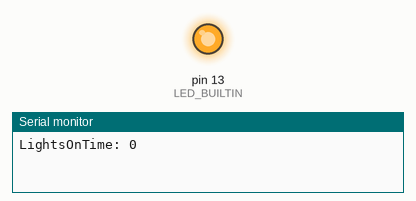
Simulated run of this sketch. Board: Arduino Uno, built with avr-gcc and run on an emulated ATmega328P. Parts: output pins drawn as LEDs (lit = HIGH), the last lines printed to the serial monitor.

Above: at 1.0 s.
At 7.0 s:
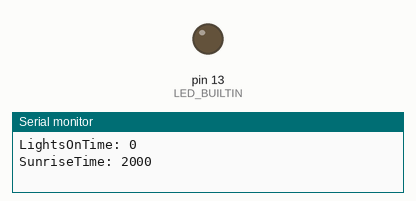
Timing chart, 0 to 15.6 s (numbered marks = the images above):
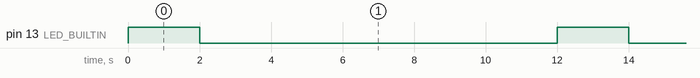

The sketch:

DayTimer.ino
```cpp
unsigned long RunTime;
unsigned long SunriseTime;
unsigned long SunsetTime;
unsigned long DayDuration;
unsigned long WakeUpTime;
unsigned long LoopStartTime;
unsigned long LoopDuration;
unsigned long LightsOnTime;
unsigned long LEDBurnTime;

void setup() {
  Serial.begin(9600);

  RunTime = millis();
  LEDBurnTime = 2000;

  // initialize digital pin LED_BUILTIN as an output.
  pinMode(LED_BUILTIN, OUTPUT);

}

void loop() {

  //Wakey Wakey sleepy chickens
  LightsOnTime = millis();
  Serial.print("LightsOnTime: ");
  Serial.println(LightsOnTime);

  while(millis() < LightsOnTime + LEDBurnTime){
    digitalWrite(LED_BUILTIN, HIGH);   // turn the LED on (HIGH is the voltage level)
  }

  //Sunrise
  //Start Daylight Timer
  SunriseTime = millis();
  Serial.print("SunriseTime: ");
  Serial.println(SunriseTime);
  //Turn off LEDs
  digitalWrite(LED_BUILTIN, LOW);   // turn the LED off (LOW is the voltage level)

  //test day is 5 seconds long
  while(millis() < SunriseTime + 5000){
    //wait approx. [period] ms
   }

    //Sunset
    //Calculate Daylight Duration
    SunsetTime = millis();
    Serial.print("SunsetTime: ");
    Serial.println(SunsetTime);

    DayDuration = SunsetTime-SunriseTime;

    //Print
    Serial.print("DayDuration: "); // prints time since program started
    Serial.println(DayDuration);
    Serial.print("Millis: ");
    Serial.println(millis());

    WakeUpTime = SunriseTime + 10000;
    Serial.print("WakeUpTime: ");
    Serial.println(WakeUpTime);

    //Test delay turns lights on 10 seconds after sunrise
    while(millis() < WakeUpTime){
    //wait approx. [period] ms
    }

    }
```

Measured:
- by itself, pin 13 (LED_BUILTIN): alternates HIGH for 2.0 s and LOW for 10.0 s
